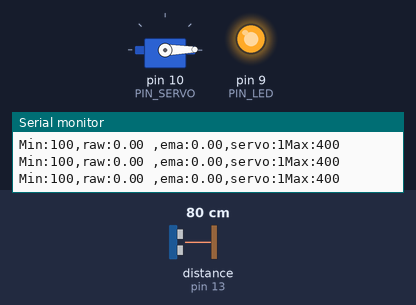
Recording of a sketch running on a simulated Arduino Uno, built with avr-gcc and run on an emulated ATmega328P. Shown: servo, output pins drawn as LEDs (lit = HIGH), the last lines printed to the serial monitor. Wiring (inferred from the names in the program): ultrasonic range finder: trigger pin 12; echo pin 13. The test bench sets the inputs (shaded band); at power-on: distance to the obstacle (sensor on pin 13) 80 cm. The echo pulse lasts 58.3 µs per cm; pins used as bus, display or sensor lines are not drawn.

Above: at 1.2 s.
1.3 s: distance to the obstacle (sensor on pin 13) set to 44 cm
2.8 s: distance to the obstacle (sensor on pin 13) set to 39 cm
At 3.4 s:
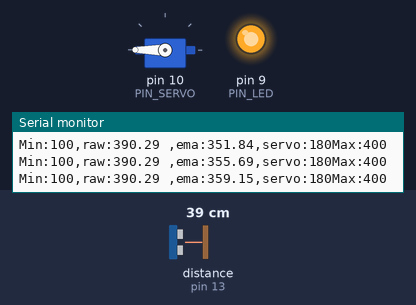
4.3 s: distance to the obstacle (sensor on pin 13) set to 35 cm
At 5.5 s:
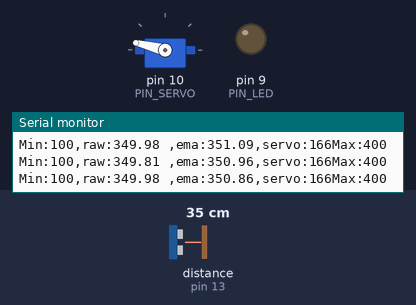
7.3 s: distance to the obstacle (sensor on pin 13) set to 18 cm
At 7.8 s:
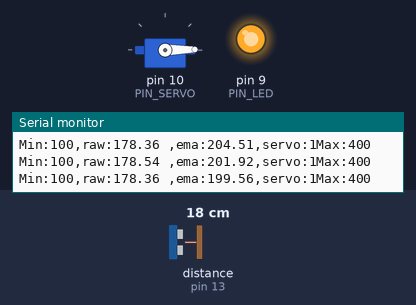
8.9 s: distance to the obstacle (sensor on pin 13) set to 35 cm
At 9.05 s:
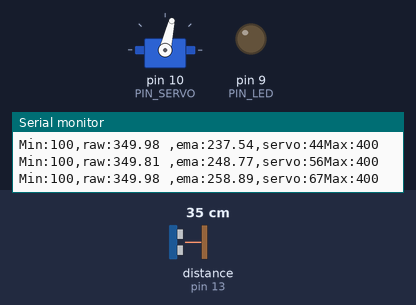
Timing chart, 0 to 12.9 s (numbered marks = the images above; inputs shaded):
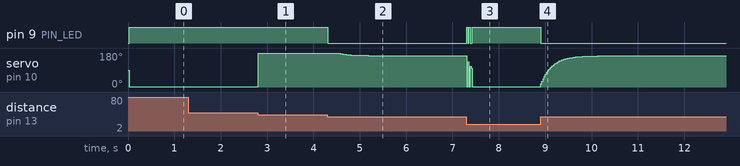

Measured:
- the behaviour switches between 40 and 39 cm on distance to the obstacle (sensor on pin 13) (found by bisection; images 0 and 1)
- after the input at 2.8 s, servo on pin 10 (PIN_SERVO): 1° → 180° at once
- after the input at 4.3 s, pin 9 (PIN_LED): HIGH → LOW at once
- after the input at 7.3 s, pin 9 (PIN_LED): alternates HIGH for 0.03 s and LOW for 0.04 s, 5 changes in all, then stays HIGH, starting at once
- after the input at 8.9 s, pin 9 (PIN_LED): HIGH → LOW at once

The sketch:

11_example_1.ino
```cpp
#include <Servo.h>

// Arduino pin assignment
#define PIN_LED 9
#define PIN_SERVO 10
#define PIN_TRIG 12
#define PIN_ECHO 13

// configurable parameters
#define SND_VEL 346.0 // sound velocity at 24 celsius degree (unit: m/s)
#define INTERVAL 25 // sampling interval (unit: ms)
#define _DIST_MIN 100 // minimum distance to be measured (unit: mm)
#define _DIST_MAX 400 // maximum distance to be measured (unit: mm)

#define _DUTY_MIN 553 // servo full clockwise position (0 degree)
#define _DUTY_NEU 1476 // servo neutral position (90 degree)
#define _DUTY_MAX 2399 // servo full counterclockwise position (180 degree)
#define _DIST_ALPHA 0.1 // EMA weight of new sample (range: 0 to 1). Setting this value to 1 effectively disables EMA filter.

// global variables
float timeout; // unit: us
float dist_min, dist_max, dist_raw, dist_prev, dist_ema, alpha; // unit: mm
unsigned long last_sampling_time; // unit: ms
float scale; // used for pulse duration to distance conversion
Servo myservo;

void setup() {
// initialize GPIO pins
  pinMode(PIN_LED,OUTPUT);
  pinMode(PIN_TRIG,OUTPUT);
  digitalWrite(PIN_TRIG, LOW);
  pinMode(PIN_ECHO,INPUT);

  myservo.attach(PIN_SERVO);
  myservo.writeMicroseconds(_DUTY_NEU);

// initialize USS related variables
  dist_min = _DIST_MIN;
  dist_max = _DIST_MAX;
  timeout = (INTERVAL / 2) * 1000.0; // precalculate pulseIn() timeout value. (unit: us)
  dist_raw = dist_prev = 0.0; // raw distance output from USS (unit: mm)
  scale = 0.001 * 0.5 * SND_VEL;
  alpha = _DIST_ALPHA;
// initialize serial port
  Serial.begin(57600);

// initialize last sampling time
  last_sampling_time = 0;
}

void loop() {
// wait until next sampling time.
// millis() returns the number of milliseconds since the program started. Will overflow after 50 days.
  if(millis() < last_sampling_time + INTERVAL) return;

// get a distance reading from the USS
  dist_raw = USS_measure(PIN_TRIG,PIN_ECHO);
  dist_ema = alpha * dist_raw + (1 - alpha) * dist_ema;

// output the read value to the serial port
  Serial.print("Min:100,raw:");
  Serial.print(dist_raw);
  Serial.print(" ,ema:");
  Serial.print(dist_ema);
  Serial.print(",servo:");
  Serial.print(myservo.read());
  Serial.println("Max:400");

// adjust servo position according to the USS read value

  // add your code here!

 if(dist_raw <= 180.0) {
     digitalWrite(PIN_LED, 255);
     myservo.writeMicroseconds(_DUTY_MIN);
  }
  else if(dist_raw > 180.0 &&dist_raw < 360.0){
    digitalWrite(PIN_LED, 0);
     float duty = dist_ema * 10 -_DUTY_MIN - 700;
    myservo.writeMicroseconds(duty);
  }
  else {
    digitalWrite(PIN_LED, 255);
    myservo.writeMicroseconds(_DUTY_MAX);
  }

// update last sampling time
  last_sampling_time += INTERVAL;
}

// get a distance reading from USS. return value is in millimeter.
float USS_measure(int TRIG, int ECHO)
{
  float reading;
  digitalWrite(TRIG, HIGH);
  delayMicroseconds(10);
  digitalWrite(TRIG, LOW);

  reading = pulseIn(ECHO, HIGH, timeout) * scale; // unit: mm
  if(reading < dist_min || reading > dist_max) reading = 0.0; // return 0 when out of range.

  if(reading == 0.0) reading = dist_prev;
  else dist_prev = reading;

  return reading;
}
```
